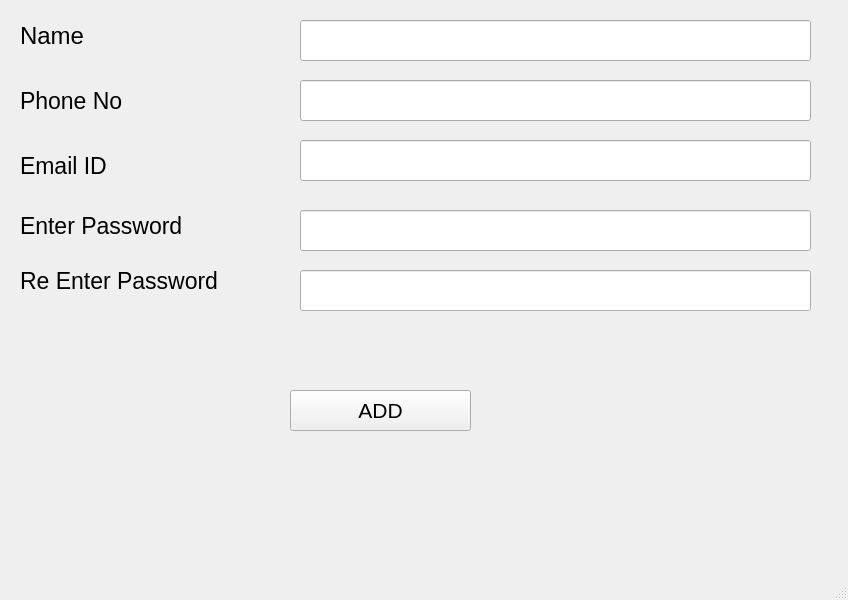
<?xml version="1.0" encoding="UTF-8"?>
<ui version="4.0">
 <class>addattendence</class>
 <widget class="QMainWindow" name="addattendence">
  <property name="geometry">
   <rect>
    <x>0</x>
    <y>0</y>
    <width>848</width>
    <height>600</height>
   </rect>
  </property>
  <property name="windowTitle">
   <string>MainWindow</string>
  </property>
  <widget class="QWidget" name="centralwidget">
   <widget class="QLabel" name="l1">
    <property name="geometry">
     <rect>
      <x>20</x>
      <y>20</y>
      <width>131</width>
      <height>31</height>
     </rect>
    </property>
    <property name="font">
     <font>
      <pointsize>18</pointsize>
     </font>
    </property>
    <property name="text">
     <string>Name</string>
    </property>
   </widget>
   <widget class="QLabel" name="l2">
    <property name="geometry">
     <rect>
      <x>20</x>
      <y>80</y>
      <width>141</width>
      <height>41</height>
     </rect>
    </property>
    <property name="font">
     <font>
      <pointsize>17</pointsize>
     </font>
    </property>
    <property name="text">
     <string>Phone No</string>
    </property>
   </widget>
   <widget class="QLabel" name="l3">
    <property name="geometry">
     <rect>
      <x>20</x>
      <y>150</y>
      <width>151</width>
      <height>31</height>
     </rect>
    </property>
    <property name="font">
     <font>
      <pointsize>17</pointsize>
     </font>
    </property>
    <property name="text">
     <string>Email ID</string>
    </property>
   </widget>
   <widget class="QLabel" name="l4">
    <property name="geometry">
     <rect>
      <x>20</x>
      <y>210</y>
      <width>221</width>
      <height>31</height>
     </rect>
    </property>
    <property name="font">
     <font>
      <pointsize>17</pointsize>
     </font>
    </property>
    <property name="text">
     <string>Enter Password</string>
    </property>
   </widget>
   <widget class="QLabel" name="l5">
    <property name="geometry">
     <rect>
      <x>20</x>
      <y>260</y>
      <width>251</width>
      <height>41</height>
     </rect>
    </property>
    <property name="font">
     <font>
      <pointsize>17</pointsize>
     </font>
    </property>
    <property name="text">
     <string>Re Enter Password</string>
    </property>
   </widget>
   <widget class="QLineEdit" name="line1">
    <property name="geometry">
     <rect>
      <x>300</x>
      <y>20</y>
      <width>511</width>
      <height>41</height>
     </rect>
    </property>
   </widget>
   <widget class="QLineEdit" name="line2">
    <property name="geometry">
     <rect>
      <x>300</x>
      <y>80</y>
      <width>511</width>
      <height>41</height>
     </rect>
    </property>
   </widget>
   <widget class="QLineEdit" name="line3">
    <property name="geometry">
     <rect>
      <x>300</x>
      <y>140</y>
      <width>511</width>
      <height>41</height>
     </rect>
    </property>
   </widget>
   <widget class="QLineEdit" name="line4">
    <property name="geometry">
     <rect>
      <x>300</x>
      <y>210</y>
      <width>511</width>
      <height>41</height>
     </rect>
    </property>
   </widget>
   <widget class="QLineEdit" name="line5">
    <property name="geometry">
     <rect>
      <x>300</x>
      <y>270</y>
      <width>511</width>
      <height>41</height>
     </rect>
    </property>
   </widget>
   <widget class="QPushButton" name="b1">
    <property name="geometry">
     <rect>
      <x>290</x>
      <y>390</y>
      <width>181</width>
      <height>41</height>
     </rect>
    </property>
    <property name="font">
     <font>
      <pointsize>16</pointsize>
     </font>
    </property>
    <property name="text">
     <string>ADD</string>
    </property>
   </widget>
  </widget>
  <widget class="QMenuBar" name="menubar">
   <property name="geometry">
    <rect>
     <x>0</x>
     <y>0</y>
     <width>848</width>
     <height>26</height>
    </rect>
   </property>
  </widget>
  <widget class="QStatusBar" name="statusbar"/>
 </widget>
 <resources/>
 <connections/>
</ui>
